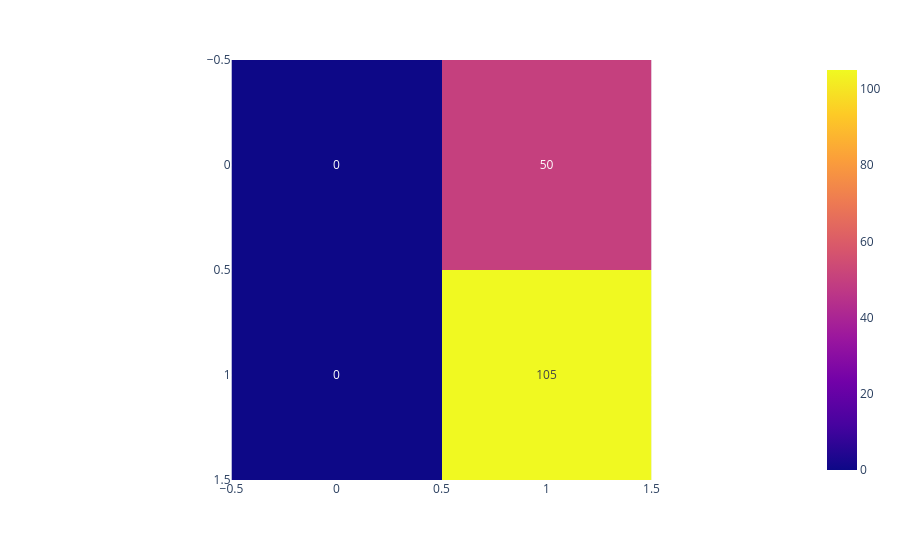

Write notebook code for a chart like this one.
### Markdown cell above
## ZeroR

### Code cell
zeror = DummyClassifier(strategy="most_frequent")
train_test(zeror, Xc_train, yc_train, Xc_test, yc_test)

### Figure 1 — Plotly figure (JSON) as saved in the notebook; plotly's stock layout.template omitted (floating-point values rounded to 4 significant figures)
{"data": [{"coloraxis": "coloraxis", "hovertemplate": "x: %{x}<br>y: %{y}<br>color: %{z}<extra></extra>", "name": "0", "texttemplate": "%{z}", "type": "heatmap", "xaxis": "x", "yaxis": "y", "z": [[0, 50], [0, 105]]}], "layout": {"coloraxis": {"colorscale": [[0, "#0d0887"], [0.1111, "#46039f"], [0.2222, "#7201a8"], [0.3333, "#9c179e"], [0.4444, "#bd3786"], [0.5556, "#d8576b"], [0.6667, "#ed7953"], [0.7778, "#fb9f3a"], [0.8889, "#fdca26"], [1, "#f0f921"]]}, "margin": {"t": 60}, "xaxis": {"anchor": "y", "constrain": "domain", "domain": [0, 1], "scaleanchor": "y"}, "yaxis": {"anchor": "x", "autorange": "reversed", "constrain": "domain", "domain": [0, 1]}}}
